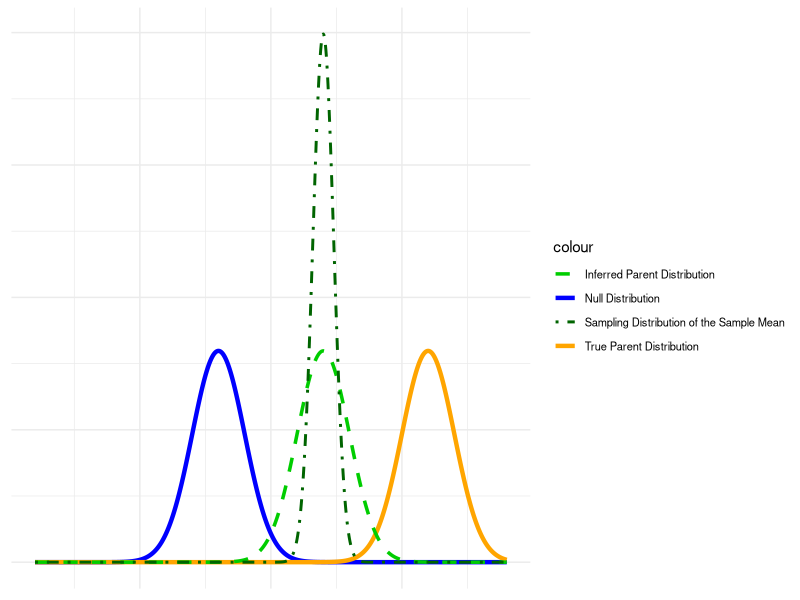
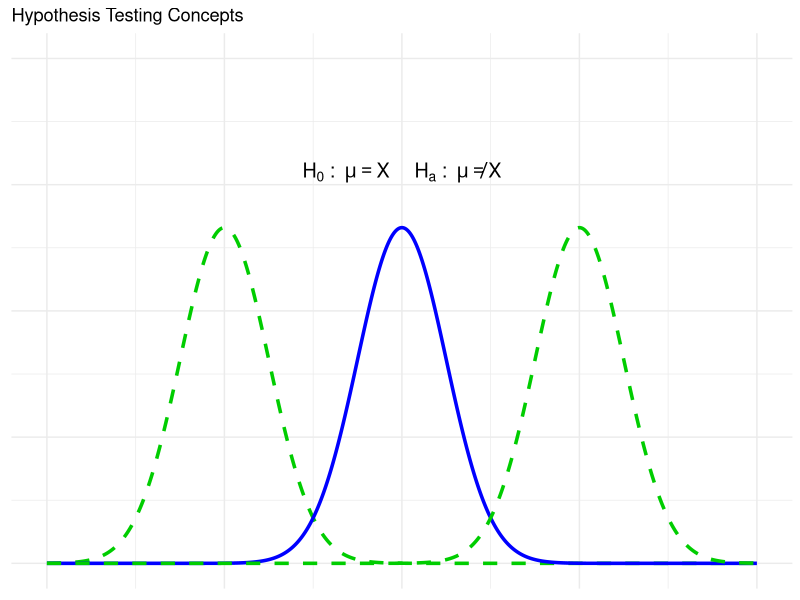
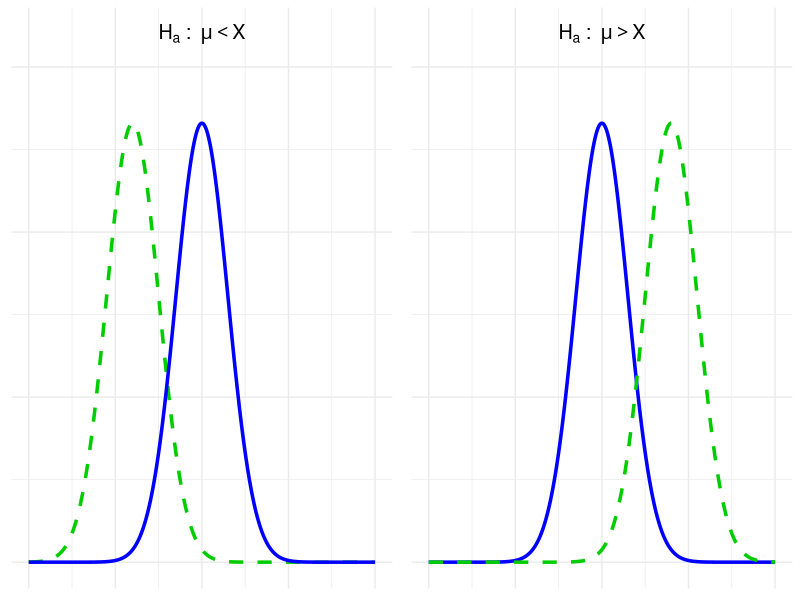
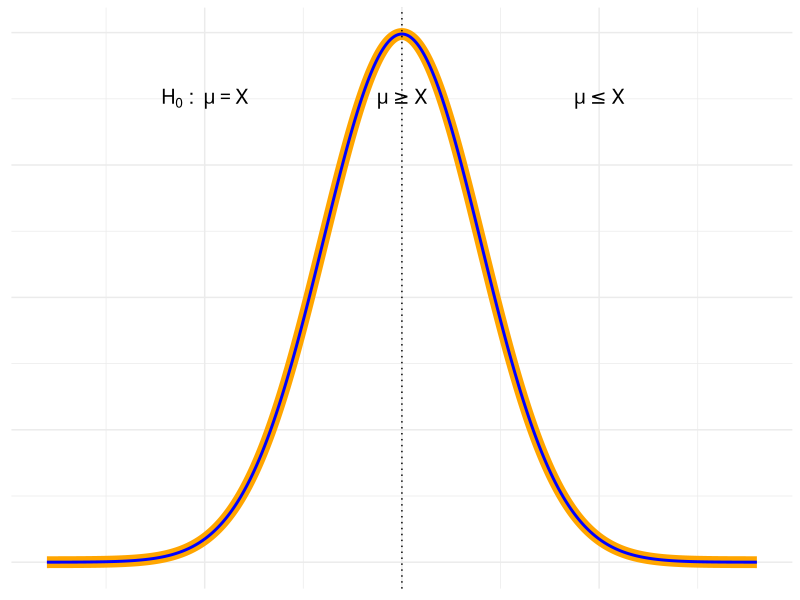
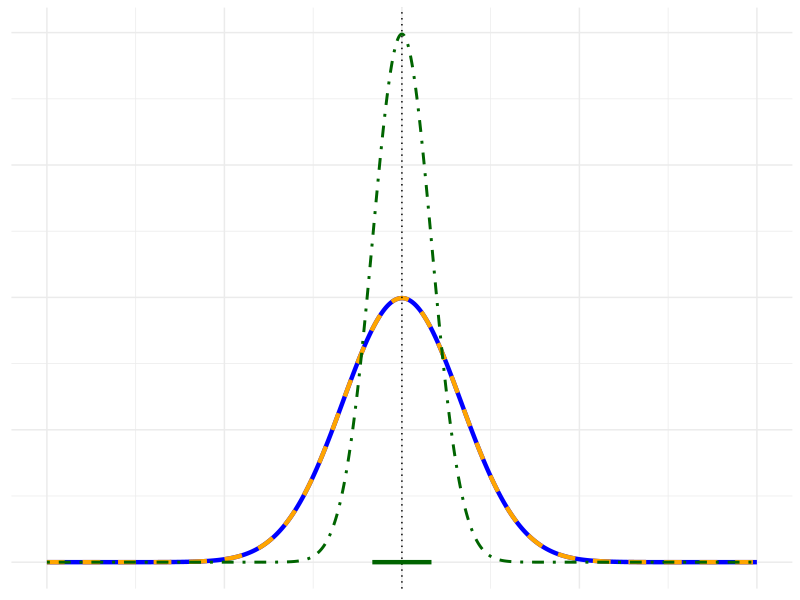
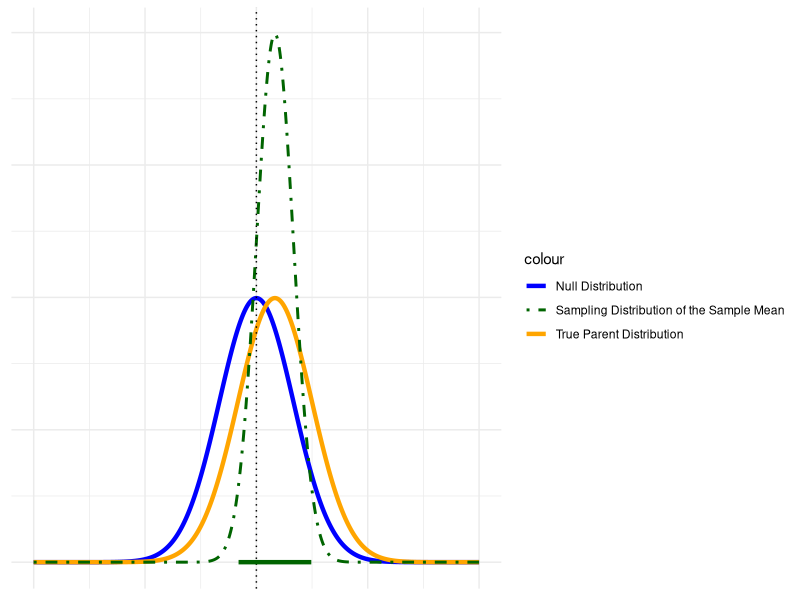
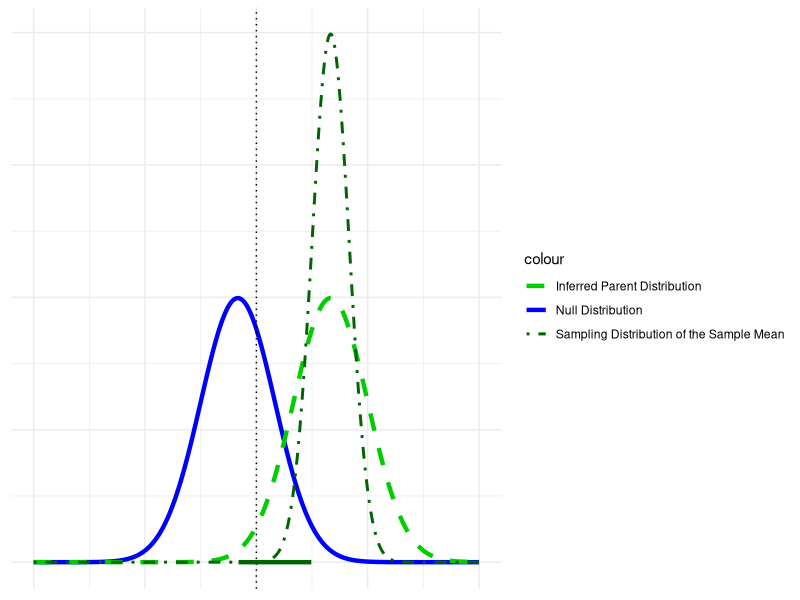
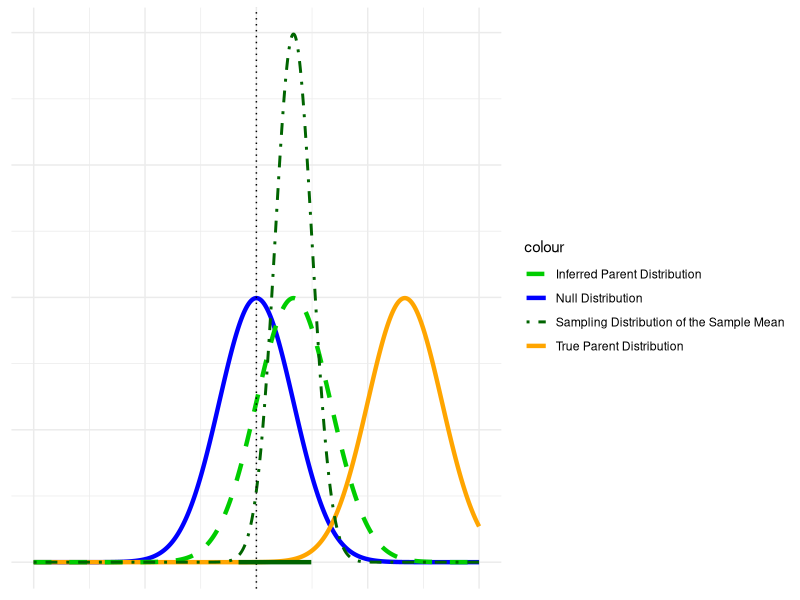

Generate these figures, in order, with R:
## ---- chunk 1
library(ggplot2)
theme_set(theme_minimal() + 
          theme(legend.position="right", axis.text = element_blank(), 
                axis.title = element_blank(), axis.ticks = element_blank()))

# Define the data
x_vals <- seq(-4.5, 4.5, by=0.01)
h0 <- dnorm(x_vals, mean=-1, sd=0.5)
true_parent <- dnorm(x_vals, mean=3, sd=0.5)
sampling_mean <- dnorm(x_vals, mean=1, sd=0.2)
inferred_parent <- dnorm(x_vals, mean=1, sd=0.5)

#Plot
p_key <- ggplot() + 
  geom_line(aes(x_vals, h0, color="Null Distribution"), size=1.5) +
  geom_line(aes(x_vals, true_parent, color="True Parent Distribution"), size=1.5) +
  geom_line(aes(x_vals, inferred_parent, color="Inferred Parent Distribution"), linetype="dashed", size=1.2) +
  geom_line(aes(x_vals, sampling_mean, color="Sampling Distribution of the Sample Mean"), linetype="dotdash", size=1) +
  scale_color_manual(values=c("Null Distribution"="blue", "True Parent Distribution"="orange", "Inferred Parent Distribution"="green3", "Sampling Distribution of the Sample Mean"="darkgreen")) +
  theme(legend.position="right", axis.text = element_blank(), axis.title = element_blank(), axis.ticks = element_blank(),
        legend.text = element_text(size = 8))  # Adjusted legend text size

print(p_key)
## ---- chunk 2
library(ggplot2)
library(gridExtra)
# Define the data and functions
x_vals <- seq(-6, 6, by=0.01)
ha_left <- dnorm(x_vals, mean=-3, sd=0.75)
h0 <- dnorm(x_vals, mean=0, sd=0.75)
ha_right <- dnorm(x_vals, mean=3, sd=0.75)

# Plot
p <- ggplot() + 
  geom_line(aes(x_vals, ha_left, color="Inferred Parent Distribution"), linetype="dashed", size=1.2) +
  geom_line(aes(x_vals, h0, color="Null Distribution"), linetype="solid", size=1.2) +
  geom_line(aes(x_vals, ha_right, color="Inferred Parent Distribution"), linetype="dashed", size=1.2) +
  annotate("text", x = 0, y = 0.62, label = expression("H"[0] ~ ": " ~ mu == "X    " ~ "H"[a] ~ ": " ~ mu != "X"), size = 5) +
  scale_color_manual(values=c("Null Distribution"="blue", "Inferred Parent Distribution"="green3"))+
  theme_minimal() + 
  ylim(0,0.8)+
  theme(legend.position="none", axis.text = element_blank(), axis.title = element_blank(), axis.ticks = element_blank()) +
  labs(title="Hypothesis Testing Concepts")

print(p)

## ---- chunk 3
# Define the data and functions for the one-tailed alternatives
x_vals <- seq(-10, 10, by=0.01)
ha_left <- dnorm(x_vals, mean=-4, sd=1.5)
h0 <- dnorm(x_vals, mean=0, sd=1.5)
ha_right <- dnorm(x_vals, mean=4, sd=1.5)

# First Plot: Ha: µ < X
p1 <- ggplot() + 
  geom_line(aes(x_vals, ha_left, color="Inferred Parent Distribution"), linetype="dashed", size=1.2) +
  geom_line(aes(x_vals, h0, color="Null Distribution"), linetype="solid", size=1.2) +
  annotate("text", x = 0, y = 0.32, label = expression("H"[a] ~ ": " ~ mu < "X"), size = 5) +
scale_color_manual(values=c("Null Distribution"="blue", "Inferred Parent Distribution"="green3"))+
  theme_minimal() + 
  theme(legend.position="none", axis.text = element_blank(), axis.title = element_blank(), axis.ticks = element_blank())

# Second Plot: Ha: µ > X
p2 <- ggplot() + 
  geom_line(aes(x_vals, h0, color="Null Distribution"), linetype="solid", size=1.2) +
  geom_line(aes(x_vals, ha_right, color="Inferred Parent Distribution"), linetype="dashed", size=1.2) +
  annotate("text", x = 0, y = 0.32, label = expression("H"[a] ~ ": " ~ mu > "X"), size = 5) +
scale_color_manual(values=c("Null Distribution"="blue", "Inferred Parent Distribution"="green3"))+
  theme_minimal() + 
  theme(legend.position="none", axis.text = element_blank(), axis.title = element_blank(), axis.ticks = element_blank())

# Plot them side by side
grid.arrange(p1, p2, ncol=2)
## ---- chunk 4
# Define the data and functions
x_vals <- seq(-4.5, 4.5, by=0.01)
h0 <- dnorm(x_vals, mean=0, sd=1)

# Plot: Two identical distributions
p3 <- ggplot() + 
  geom_line(aes(x_vals, h0, color="True Parent Distribution"), linetype="solid", size=4, alpha=1) +
  geom_line(aes(x_vals, h0, color="Null Distribution"), linetype="solid", size=1) +
  annotate("text", x = -2.5, y = 0.35, label = expression("H"[0] ~ ": " ~ mu == "X"), size = 5) +
  annotate("text", x = 0, y = 0.35, label = expression(mu >= "X"), size = 5) +
  annotate("text", x = 2.5, y = 0.35, label = expression(mu <= "X"), size = 5) +
  geom_vline(aes(xintercept=0), linetype="dotted", color="black", size=0.5) +
scale_color_manual(values=c("Null Distribution"="blue", "True Parent Distribution"="orange"))+
  theme_minimal() + 
  theme(legend.position="none", axis.text = element_blank(), axis.title = element_blank(), axis.ticks = element_blank())

print(p3)
## ---- chunk 5
x_vals <- seq(-6, 6, by=0.01)
h0 <- dnorm(x_vals, mean=0, sd=1) # Null distribution
sampling_dist <- dnorm(x_vals, mean=0, sd=0.5)  # Sampling distribution is narrower

# Plot: Sampling distribution
p4 <- ggplot() + 
  geom_line(aes(x=x_vals, y=h0, color="Null Distribution"), linetype="solid", size=1.5) +
  geom_line(aes(x=x_vals, y=h0, color="True Parent Distribution"), linetype="dashed", size=1.5) +
  geom_line(aes(x=x_vals, y=sampling_dist, color="Sampling Distribution of the Sample Mean"), linetype="dotdash", size=1) +
  geom_vline(aes(xintercept=0), linetype="dotted", color="black", size=0.5) +
  geom_segment(aes(x = -0.5, xend = 0.5, y = 0, yend = 0), color="darkgreen", size=1.5) +  # Thick short darkgreen line for CI
scale_color_manual(values=c("Null Distribution"="blue", "True Parent Distribution"="orange", "Sampling Distribution of the Sample Mean"="darkgreen"))+
  theme_minimal() + 
  theme(legend.position="none", axis.text = element_blank(), axis.title = element_blank(), axis.ticks = element_blank())

print(p4)
## ---- chunk 6
x_vals <- seq(-6, 6, by=0.01)
h0 <- dnorm(x_vals, mean=0, sd=1)
sample_parent <- dnorm(x_vals, mean=0.5, sd=1)
sampling_mean <- dnorm(x_vals, mean=0.5, sd=0.5)
CI_left <- qnorm(0.025, mean=0.5, sd=0.5)
CI_right <- qnorm(0.975, mean=0.5, sd=0.5)

p7 <- ggplot() + 
  geom_line(aes(x=x_vals, y=h0, color="Null Distribution"), size=1.5) +
  geom_line(aes(x=x_vals, y=sample_parent, color="True Parent Distribution"), size=1.5, linetype="solid") +
  geom_line(aes(x=x_vals, y=sampling_mean, color="Sampling Distribution of the Sample Mean"), linetype="dotdash", size=1) +
  geom_vline(aes(xintercept=0), linetype="dotted", color="black", size=0.5) +
  geom_segment(aes(x = CI_left, xend = CI_right, y = 0, yend = 0), color="darkgreen", size=1.5) +  # Thick short darkgreen line for CI
  theme_minimal() + 
  theme(legend.position="right", axis.text = element_blank(), axis.title = element_blank(), axis.ticks = element_blank()) +
  scale_color_manual(values=c("Null Distribution"="blue", "True Parent Distribution"="orange", "Sampling Distribution of the Sample Mean"="darkgreen"))

print(p7)
## ---- chunk 7
h0_shifted <- dnorm(x_vals, mean=-0.5, sd=1)
Inferred_sample <- dnorm(x_vals, mean=2, sd=1)
sampling_mean_shifted <- dnorm(x_vals, mean=2, sd=0.5)
CI_left_shifted <- qnorm(0.025, mean=2, sd=0.5)
CI_right_shifted <- qnorm(0.975, mean=2, sd=0.5)

p8 <- ggplot() + 
  geom_line(aes(x=x_vals, y=h0_shifted, color="Null Distribution"), size=1.5) +
  geom_line(aes(x=x_vals, y=Inferred_sample, color="Inferred Parent Distribution"), size=1.5, linetype="dashed") +
  geom_line(aes(x=x_vals, y=sampling_mean_shifted, color="Sampling Distribution of the Sample Mean"), linetype="dotdash", size=1) +
   geom_vline(aes(xintercept=0), linetype="dotted", color="black", size=0.5) +
  geom_segment(aes(x = CI_left, xend = CI_right, y = 0, yend = 0), color="darkgreen", size=1.5) +  # Thick short darkgreen line for CI
  theme_minimal() + 
  theme(legend.position="right", axis.text = element_blank(), axis.title = element_blank(), axis.ticks = element_blank()) +
  scale_color_manual(values=c("Null Distribution"="blue", "Inferred Parent Distribution"="green3", "Sampling Distribution of the Sample Mean"="darkgreen"))

print(p8)
## ---- chunk 8

true_alternate <- dnorm(x_vals, mean=4, sd=1)
Inferred_sample <- dnorm(x_vals, mean=1, sd=1)
sampling_mean_shifted <- dnorm(x_vals, mean=1, sd=0.5)
CI_left_alt <- qnorm(0.025, mean=1, sd=0.5)
CI_right_alt <- qnorm(0.975, mean=1, sd=0.5)

p9 <- ggplot() + 
  geom_line(aes(x=x_vals, y=h0, color="Null Distribution"), size=1.5) +
  geom_line(aes(x=x_vals, y=true_alternate, color="True Parent Distribution"), size=1.5) +
  geom_line(aes(x=x_vals, y=Inferred_sample, color="Inferred Parent Distribution"), size=1.5, linetype="dashed") +
  geom_line(aes(x=x_vals, y=sampling_mean_shifted, color="Sampling Distribution of the Sample Mean"), linetype="dotdash", size=1) +
   geom_vline(aes(xintercept=0), linetype="dotted", color="black", size=0.5) +
  geom_segment(aes(x = CI_left, xend = CI_right, y = 0, yend = 0), color="darkgreen", size=1.5) +  # Thick short darkgreen line for CI
  theme_minimal() + 
  theme(legend.position="right", axis.text = element_blank(), axis.title = element_blank(), axis.ticks = element_blank()) +
  scale_color_manual(values=c("Null Distribution"="blue", "True Parent Distribution"="orange", "Inferred Parent Distribution"="green3", "Sampling Distribution of the Sample Mean"="darkgreen"))

print(p9)
## ---- chunk 9
# [Your R code for the figures here]
## ---- chunk 10
# [Your R code for the figures here]
## ---- chunk 11
# [Your R code for the figures here]
